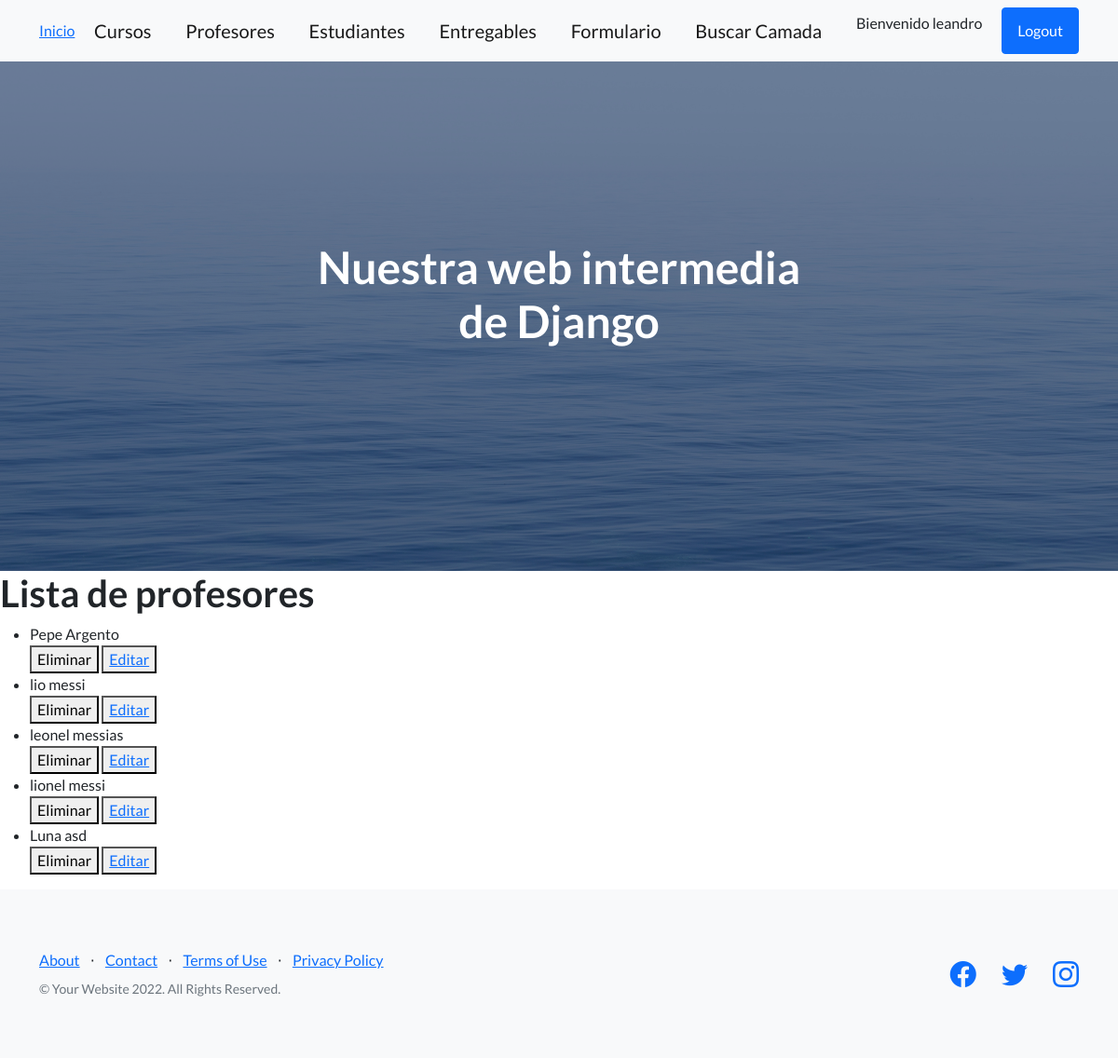
/app-coder/lista-profesores/ (signed in), run on the app's committed database.
### AppCoder/models.py (models this page shows)
class Profesor(models.Model):
    nombre = models.CharField(max_length=50)
    apellido = models.CharField(max_length=50)
    email = models.EmailField()
    profesion = models.CharField(max_length=50)
    cursos = models.ManyToManyField(Curso, related_name = 'profesor_curso') # tabla intermedia que se utiliza para la cardinalidad n-n
    def __str__(self):
        return f'{self.nombre} {self.apellido}'

### AppCoder/views.py (the view)
# urls.py: path('lista-profesores/', listaProfesores, name='ListaProfesores'),
def listaProfesores(request): ##A partir de aca comienza la clase 22
    profesores = Profesor.objects.all()
    return render(request, 'leerProfesores.html', {'profesores':profesores})

### AppCoder/templates/leerProfesores.html
{% extends 'padre.html' %}
{% block contenidoQueCambia %}
    <h1>Lista de profesores</h1>
    <ul>
        {% for profesor in profesores %}
            <li>{{profesor}}</li>
            <div>
                <form action="{% url 'EliminaProfesor' profesor.id %}" method="POST"> {% csrf_token %}
                    <button type="submit">Eliminar</button>
                    <button>
                        <a href="{% url 'EditarProfesor' profesor.id %}">Editar</a>
                    </button>
                </form>
            </div>
        {% endfor %}
    </ul>
{% endblock contenidoQueCambia %}

### AppCoder/templates/padre.html (shortened to what this page needs)
<!DOCTYPE html>
<html lang="en">
    <head>
        {% load static %}
        <link href="https://cdn.jsdelivr.net/npm/bootstrap-icons@1.5.0/font/bootstrap-icons.css" rel="stylesheet" type="text/css" />
        <link href="{% static '/css/styles.css' %} " rel="stylesheet" />
    </head>
    <body>
        <nav class="navbar navbar-light bg-light static-top">
            <div class="container">
                <a class="navbar-brand1" href="#!">Inicio</a>
                <a class="navbar-brand" href="{% url 'Cursos' %}">Cursos</a>
                <a class="navbar-brand" href="{% url 'Profesores' %}">Profesores</a>
                <a class="navbar-brand" href="{% url 'Estudiantes' %}">Estudiantes</a>
                <a class="navbar-brand" href="{% url 'Entregables' %}">Entregables</a>
                <a class="navbar-brand" href="{% url 'CursoFormulario' %}">Formulario</a>
                <a class="navbar-brand" href="{% url 'busqueda_camada' %}">Buscar Camada</a>
                {% if user.is_authenticated %}
                    <p>Bienvenido {{user.username}}</p>
                    <a class="btn btn-primary" href="{% url 'Logout' %}">Logout</a>
                {% else %}
                <a class="btn btn-primary" href="{% url 'Login' %}">Login</a>
                {% endif %}
            </div>
        </nav>
        <header class="masthead">
            <div class="container position-relative">
                <div class="row justify-content-center">
                    <div class="col-xl-6">
                        <div class="text-center text-white">
                            <h1 class="mb-5">Nuestra web intermedia de Django</h1>
                        </div>
                    </div>
                </div>
            </div>
        </header>
        {% block contenidoQueCambia %}
        {% endblock contenidoQueCambia %}
        <footer class="footer bg-light">
            <div class="container">
                <div class="row">
                    <div class="col-lg-6 h-100 text-center text-lg-start my-auto">
                        <ul class="list-inline mb-2">
                            <li class="list-inline-item"><a href="#!">About</a></li>
                            <li class="list-inline-item">⋅</li>
                            <li class="list-inline-item"><a href="#!">Contact</a></li>
                            <li class="list-inline-item">⋅</li>
                            <li class="list-inline-item"><a href="#!">Terms of Use</a></li>
                            <li class="list-inline-item">⋅</li>
                            <li class="list-inline-item"><a href="#!">Privacy Policy</a></li>
                        </ul>
                        <p class="text-muted small mb-4 mb-lg-0">&copy; Your Website 2022. All Rights Reserved.</p>
                    </div>
                    <div class="col-lg-6 h-100 text-center text-lg-end my-auto">
                        <ul class="list-inline mb-0">
                            <li class="list-inline-item me-4">
                                <a href="#!"><i class="bi-facebook fs-3"></i></a>
                            </li>
                            <li class="list-inline-item me-4">
                                <a href="#!"><i class="bi-twitter fs-3"></i></a>
                            </li>
                            <li class="list-inline-item">
                                <a href="#!"><i class="bi-instagram fs-3"></i></a>
                            </li>
                        </ul>
                    </div>
                </div>
            </div>
        </footer>
    </body>
</html>

### data on the page
Profesor: nombre+apellido "Pepe Argento"
Profesor: nombre+apellido "lio messi"
Profesor: nombre+apellido "leonel messias"
Profesor: nombre+apellido "lionel messi"
Profesor: nombre+apellido "Luna asd"

### other printed values
{{ user.username }} "leandro"
